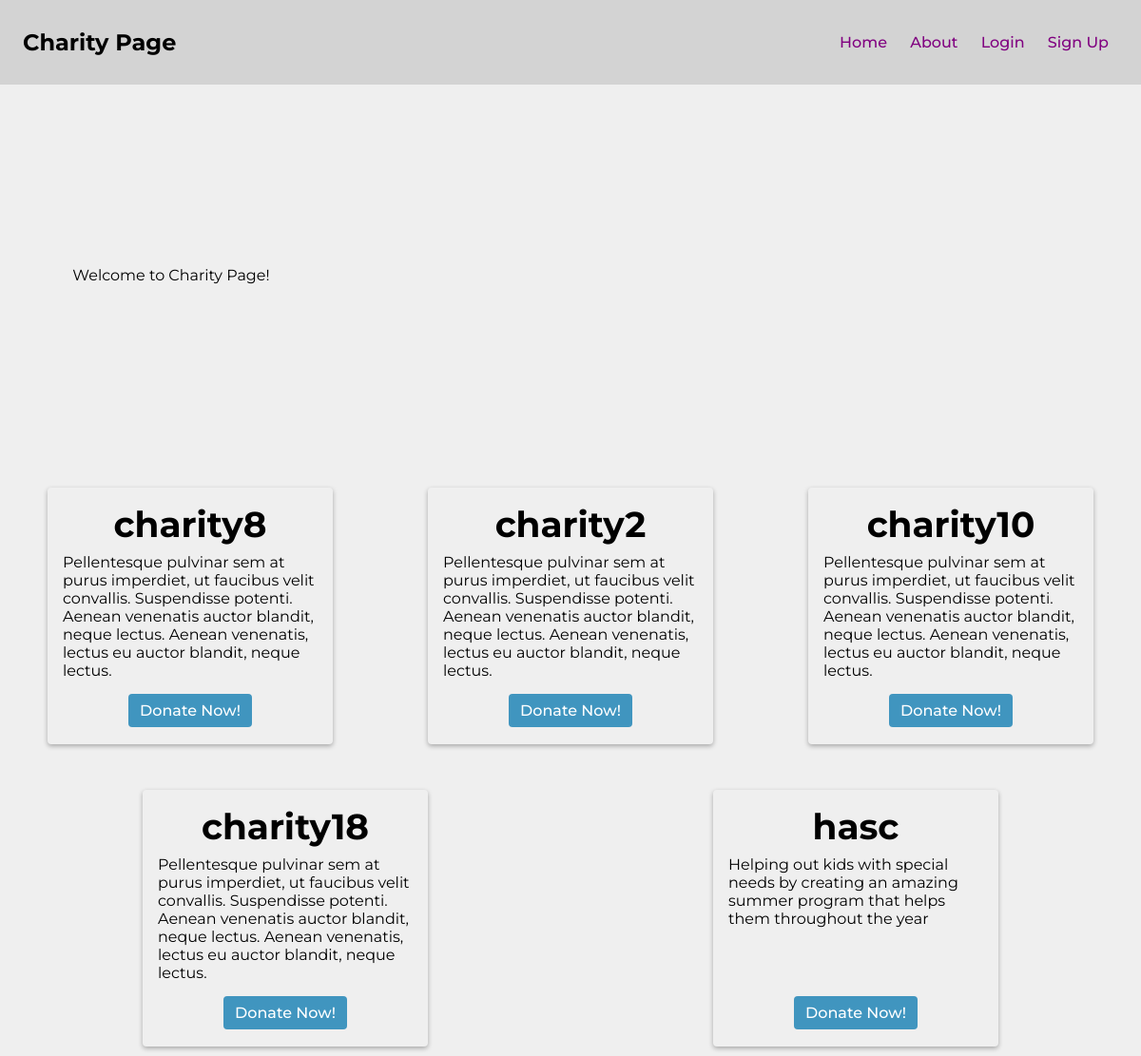
The page / on the database its author committed.
### app/models.py (models this page shows)
class Charity(db.Model, UserMixin):
    id               = Column(Integer, primary_key=True, autoincrement=False, unique=True)
    charity_name     = Column(String(64), nullable=False)
    address          = Column(String(64), nullable=False)
    zip_code         = Column(String(64), nullable=False)
    phone            = Column(String(64), nullable=False)
    website          = Column(String(64))
    email            = Column(String(64), nullable=False, unique=True)
    password         = Column(String(64), nullable=False)
    contact_name     = Column(String(64))
    contact_cell     = Column(String(64), unique=True)
    contact_position = Column(String(64))
    bank             = Column(String(64), nullable=False)
    account_number   = Column(String(64), nullable=False)
    balance          = Column(Float, default=0)
    home_page_text   = Column(String(200), default='')
    description      = Column(Text, default='')
    authenticated    = Column(Boolean, default=False)
    receipts         = db.relationship('Receipt', backref='charity', lazy='dynamic')
    pledges         = db.relationship('Pledge', backref='charity', lazy='dynamic')
    donations       = db.relationship('Donation', backref='charity', lazy='dynamic')

### app/main/routes.py (the view)
@main.route('/')
def home():
    all_charities = Charity.query.filter_by(authenticated=True).all()
    five_charities = []
    for _ in range(5):
        five_charities.append(all_charities[randint(0, (len(all_charities) - 1))])
    return render_template('home.html',
                           all_charities=all_charities,
                           five_charities=five_charities)

### app/main/templates/home.html (shortened to what this page needs)
{% extends "base.html" %}
{% block content %}
    <div class="home-landing">
        <div class="home-text">
            Welcome to Charity Page!
        </div>
    </div>
    <div class="card-container">
        {% for charity in five_charities %}
            <div class="card">
                <div class="card-header">
                    <h3>{{ charity.charity_name }}</h3>
                </div>
                <div class="card-body">
                    <p>{{ charity.home_page_text }}</p>
                </div>
                <div class="card-footer">
                    <a href="{{ url_for('organization.recurring_donation_page', charity_id=charity.id, donor_id=current_user.id) }}" class="btn-donate">Donate Now!</a>
                </div>
            </div>
        {% endfor %}
    </div>
    <br/>
{% endblock content %}

### app/templates/base.html (shortened to what this page needs)
<!DOCTYPE html>
<html lang="en">
<head>
    <link rel="stylesheet" href="{{ url_for('static', filename='main.css') }}">
</head>
<body>
    <header>
        <h2>Charity Page</h2>
        <nav>
            <ul>
                <li><a href="{{ url_for('main.home') }}">Home</a></li>
                <li><a href="{{ url_for('main.about') }}">About</a></li>
                {% if current_user.is_authenticated %}
                    <li><a href="{{ url_for('main.logout') }}">Logout</a></li>
                    <li><a href="{{ url_for('donor.profile_page', donor_id=current_user.id) }}">Profile</a></li>
                {% else %}
                    <li><a href="{{ url_for('main.login') }}">Login</a></li>
                    <li><a href="{{ url_for('main.signup') }}">Sign Up</a></li>
                {% endif %}
            </ul>
        </nav>
    </header>
    {% block content %}{% endblock content %}
</body>
</html>

### app/static/main.css (style rules this page uses)
* { border:0; margin:0; padding: 0; box-sizing: border-box; font-family: "Montserrat", sans-serif; }
body { background: #EFEFEF; }
a { font-weight: 500; font-size: 16px; text-decoration: none; list-style: none; padding: 0px 10px; color: purple }
header { display: flex; justify-content: space-between; align-items: center; padding: 30px 2%; background-color: #D3D3D3; }
nav li { display: inline-block; }
.home-landing { width:auto; height:50vh; display: flex; flex-wrap: wrap; justify-content: center; align-items: center; }
.home-text { width: 30%; min-width: 300px; display: flex; justify-content: center; align-items: center; }
.card-container { display: flex; flex-wrap: wrap; justify-content: space-around; align-items: center; }
.card { padding: 1rem; margin: 2%; width: 300px; height: 270px; overflow: auto; display: flex; flex-direction: column; box-shadow: 0 2px 5px 0 rgba(0, 0, 0, .3); border-radius: .25rem; }
.card-header { font-size: 2rem; margin-bottom: .5rem; text-align: center; }
.card-body { overflow: hidden; }
.card-footer { margin-top: auto; margin-bottom: 10px; text-align: center; }
.btn-donate { border:none; background: hsl(200, 50%, 50%); color: white; border-radius: .25em; padding: .5em .75em; }

### rows shown on the page
Charity: charity_name "charity8", home_page_text "Pellentesque pulvinar sem at purus imperdiet, ut faucibus velit convallis. Suspendisse potenti. Aenean venenatis auctor blandit, neque lectus. Aenean venenatis, lectus eu auctor blandit, neque lectus."
Charity: charity_name "charity2", home_page_text "Pellentesque pulvinar sem at purus imperdiet, ut faucibus velit convallis. Suspendisse potenti. Aenean venenatis auctor blandit, neque lectus. Aenean venenatis, lectus eu auctor blandit, neque lectus."
Charity: charity_name "charity10", home_page_text "Pellentesque pulvinar sem at purus imperdiet, ut faucibus velit convallis. Suspendisse potenti. Aenean venenatis auctor blandit, neque lectus. Aenean venenatis, lectus eu auctor blandit, neque lectus."
Charity: charity_name "charity18", home_page_text "Pellentesque pulvinar sem at purus imperdiet, ut faucibus velit convallis. Suspendisse potenti. Aenean venenatis auctor blandit, neque lectus. Aenean venenatis, lectus eu auctor blandit, neque lectus."
Charity: charity_name "hasc", home_page_text "Helping out kids with special needs by creating an amazing summer program that helps them throughout the year"
